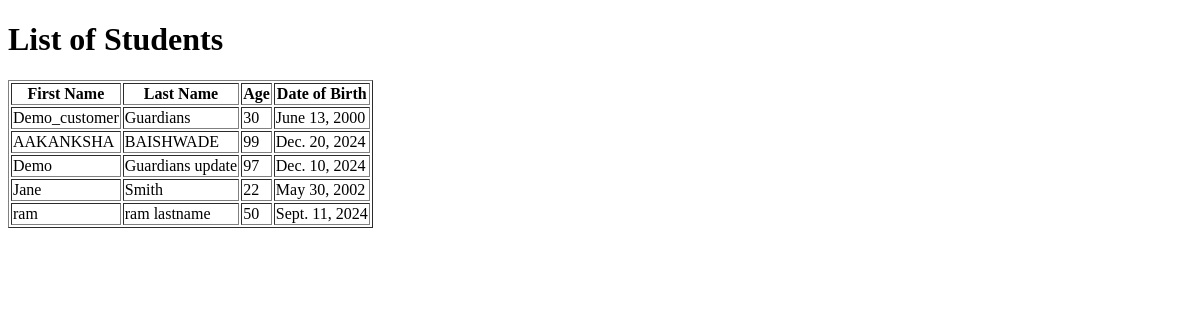
The page /app/students/ on the database as committed earlier.
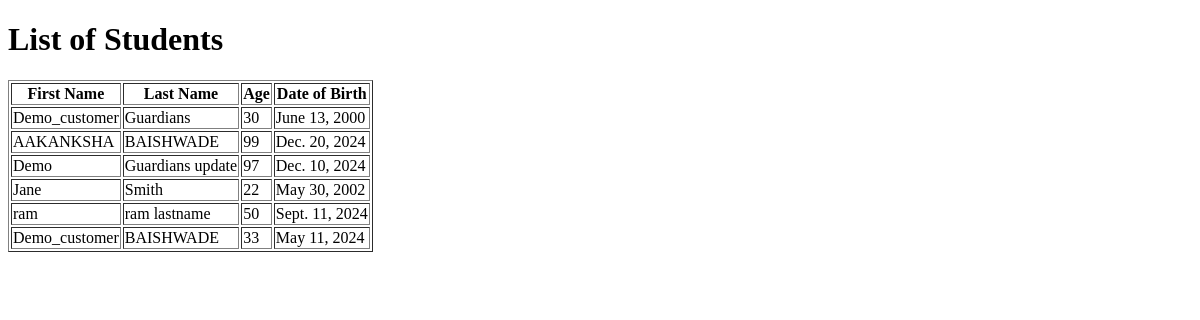
The same page on the database as committed later.
### appname/models.py (models this page shows, shortened)
class Student(models.Model):
    first_name = models.CharField(max_length=100)
    last_name = models.CharField(max_length=100)
    age = models.IntegerField() #123
    date_of_birth = models.DateField()

### appname/views.py (the view)
# urls.py: path('students/', views.student_list, name='student_list'),  # URL for student list
def student_list(request):
    students = Student.objects.all()  # Fetch all student records from the database
    return render(request, 'student_list.html', {'students': students})

### templates/student_list.html (shortened to what this page needs)
<!DOCTYPE html>
<html lang="en">
<head>
</head>
<body>
    <h1>List of Students</h1>
    <table border="1">
        <thead>
            <tr>
                <th>First Name</th>
                <th>Last Name</th>
                <th>Age</th>
                <th>Date of Birth</th>
            </tr>
        </thead>
        <tbody>
            {% for student in students %}
            <tr>
                <td>{{ student.first_name }}</td>
                <td>{{ student.last_name }}</td>
                <td>{{ student.age }}</td>
                <td>{{ student.date_of_birth }}</td>
            </tr>
            {% empty %}
            <tr>
                <td colspan="4">No students found.</td>
            </tr>
            {% endfor %}
        </tbody>
    </table>
</body>
</html>

Rows that differ between the two databases and show on the page:
added Student: first_name "Demo_customer", last_name "BAISHWADE", age "33", date_of_birth "May 11, 2024"
